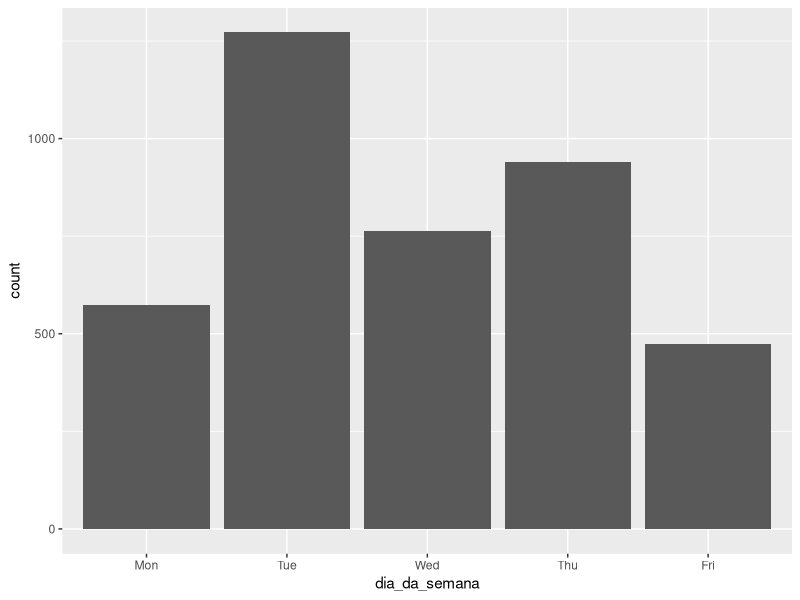
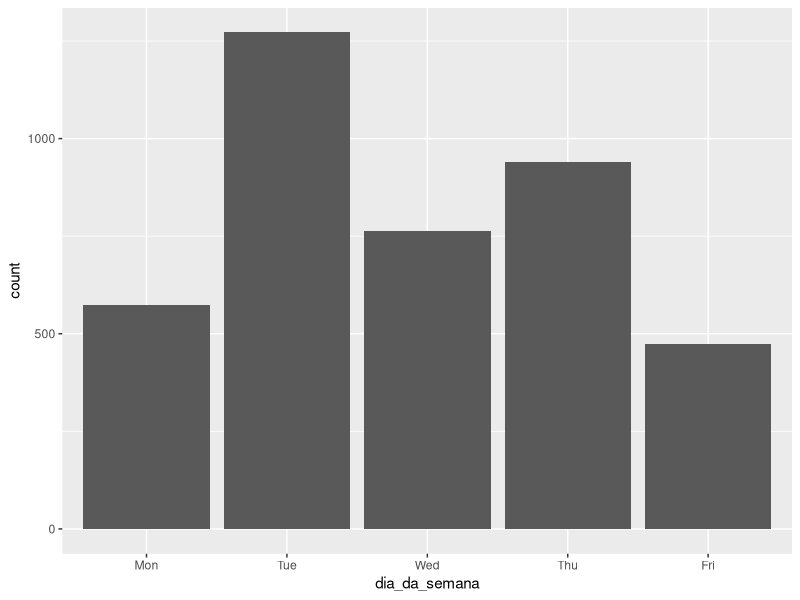

The R script that drew these images, in order:
library(tidyverse)
library(readr)
library(dplyr)
library(lubridate)
library(ggplot2)
library(tidyr)

setwd("~/guardians")
dados <- read_csv("logs.txt", col_names = c("mes", "dia_do_mes", "hora", "maquina", "status", "usuario"))

dados <- dados %>% mutate(data = paste("2017", mes, dia_do_mes, sep = "-"), dia_da_semana = wday(data, label = T))
sessoes_abertas <- dados %>% filter(status == "opened")

sessoes <- sessoes_abertas %>% subset(select=c("dia_da_semana", "dia_do_mes"))
sessoes <- sessoes %>% data.frame()

#plotar o grafico
sessoes_abertas %>% ggplot(aes(x = dia_da_semana)) +  geom_bar()
sessoes %>% ggplot(aes(x = dia_da_semana)) +  geom_bar()
